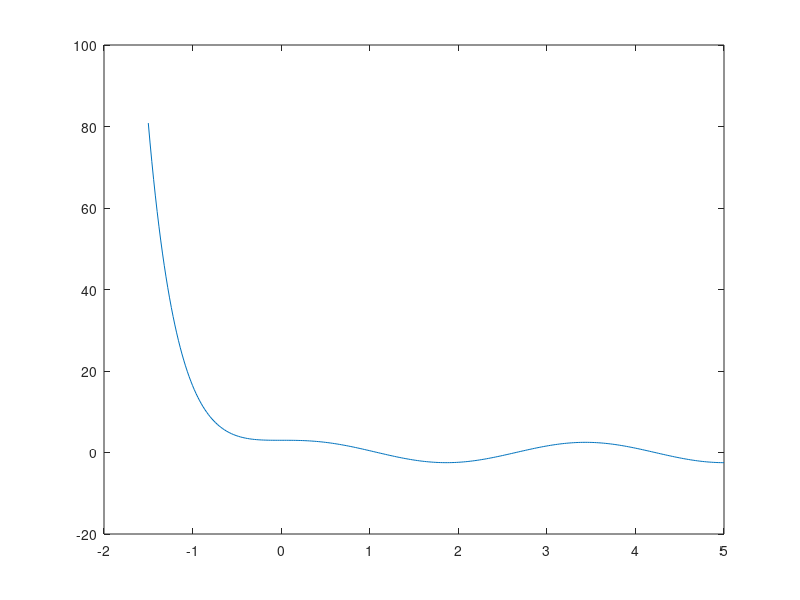

Recreate this plot in MATLAB.
x = -1.5 : 0.02 : 5   % x-vector from x = -1.5 to x = 5
for a = -3 : 1 : 3    % for a = -3 to 3 with da = 1 do
  c1 = 4*a/13;
  c2 = 9*a/13;
  c3 = 6*a/13;
  y = c1*exp(-3*x) + c2*cos(2*x) + c3*sin(2*x);
  plot(x,y)
 end